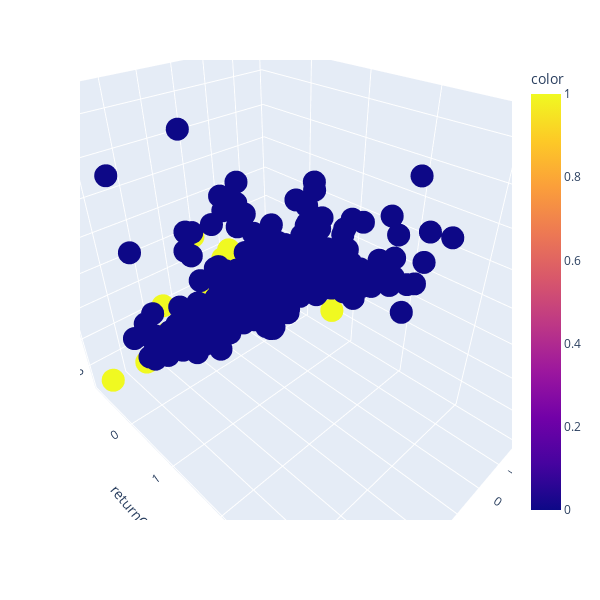
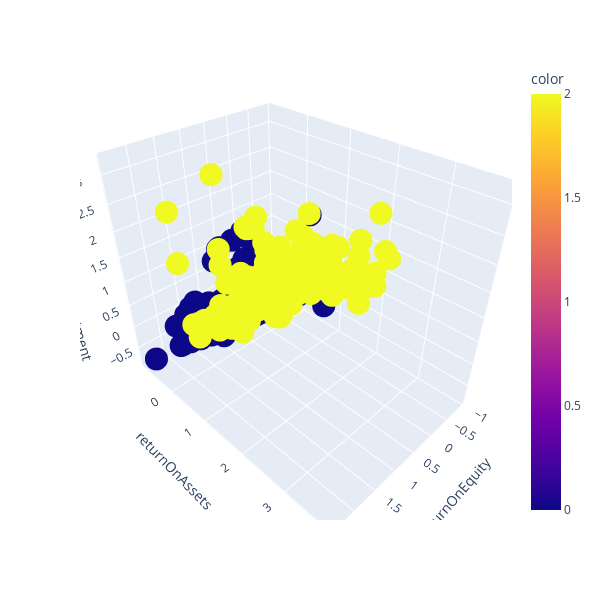

These figures' notebook cell, in order:
### Code cell
#plotting the clustered data
clusters = [2,3]

for cluster in clusters:
    print('_'*100)

    #creating the instance of model
    kmeans = KMeans(n_clusters= cluster, random_state = 0).fit(indicators_df)

    fig = px.scatter_3d(indicators_df , x = 'returnOnEquity', y = 'returnOnAssets', z = 'returnOnInvestment', color=kmeans.labels_, width=600, height=600)
    fig.show()

### Figure 1 — Plotly figure (JSON) as saved in the notebook; plotly's stock layout.template omitted (floating-point values rounded to 4 significant figures; data arrays with more than 128 entries replaced by an {"elided": "..."} marker saying what was removed)
{"data": [{"hovertemplate": "returnOnEquity=%{x}<br>returnOnAssets=%{y}<br>returnOnInvestment=%{z}<br>color=%{marker.color}<extra></extra>", "legendgroup": "", "marker": {"color": {"elided": "1886 int values"}, "coloraxis": "coloraxis", "symbol": "circle"}, "mode": "markers", "name": "", "scene": "scene", "showlegend": false, "type": "scatter3d", "x": {"elided": "1886 float values"}, "y": {"elided": "1886 float values"}, "z": {"elided": "1886 float values"}}], "layout": {"coloraxis": {"colorbar": {"title": {"text": "color"}}, "colorscale": [[0, "#0d0887"], [0.1111, "#46039f"], [0.2222, "#7201a8"], [0.3333, "#9c179e"], [0.4444, "#bd3786"], [0.5556, "#d8576b"], [0.6667, "#ed7953"], [0.7778, "#fb9f3a"], [0.8889, "#fdca26"], [1, "#f0f921"]]}, "height": 600, "legend": {"tracegroupgap": 0}, "margin": {"t": 60}, "scene": {"aspectmode": "auto", "aspectratio": {"x": 0.8388, "y": 1.171, "z": 1.018}, "camera": {"center": {"x": 0, "y": 0, "z": 0}, "eye": {"x": 0.9114, "y": 0.9114, "z": 0.9114}, "projection": {"type": "perspective"}, "up": {"x": 0, "y": 0, "z": 1}}, "domain": {"x": [0, 1], "y": [0, 1]}, "xaxis": {"title": {"text": "returnOnEquity"}, "type": "linear"}, "yaxis": {"title": {"text": "returnOnAssets"}, "type": "linear"}, "zaxis": {"title": {"text": "returnOnInvestment"}, "type": "linear"}}, "width": 600}}

### Figure 2 — Plotly figure (JSON) as saved in the notebook; plotly's stock layout.template omitted (floating-point values rounded to 4 significant figures; data arrays with more than 128 entries replaced by an {"elided": "..."} marker saying what was removed)
{"data": [{"hovertemplate": "returnOnEquity=%{x}<br>returnOnAssets=%{y}<br>returnOnInvestment=%{z}<br>color=%{marker.color}<extra></extra>", "legendgroup": "", "marker": {"color": {"elided": "1886 int values"}, "coloraxis": "coloraxis", "symbol": "circle"}, "mode": "markers", "name": "", "scene": "scene", "showlegend": false, "type": "scatter3d", "x": {"elided": "1886 float values"}, "y": {"elided": "1886 float values"}, "z": {"elided": "1886 float values"}}], "layout": {"coloraxis": {"colorbar": {"title": {"text": "color"}}, "colorscale": [[0, "#0d0887"], [0.1111, "#46039f"], [0.2222, "#7201a8"], [0.3333, "#9c179e"], [0.4444, "#bd3786"], [0.5556, "#d8576b"], [0.6667, "#ed7953"], [0.7778, "#fb9f3a"], [0.8889, "#fdca26"], [1, "#f0f921"]]}, "height": 600, "legend": {"tracegroupgap": 0}, "margin": {"t": 60}, "scene": {"aspectmode": "auto", "aspectratio": {"x": 0.8388, "y": 1.171, "z": 1.018}, "domain": {"x": [0, 1], "y": [0, 1]}, "xaxis": {"title": {"text": "returnOnEquity"}, "type": "linear"}, "yaxis": {"title": {"text": "returnOnAssets"}, "type": "linear"}, "zaxis": {"title": {"text": "returnOnInvestment"}, "type": "linear"}}, "width": 600}}
